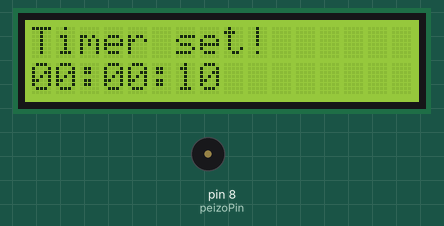
This sketch was run on a simulated Arduino Uno, built with avr-gcc and run on an emulated ATmega328P. Parts: 16×2 character LCD, buzzer (waves = sounding).

Above: at 0.1 s.
At 5.1 s:
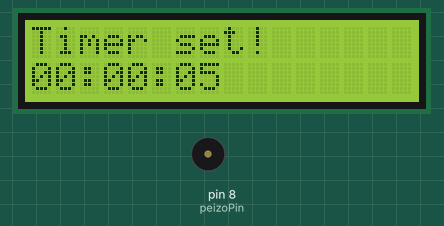
At 10.1 s:
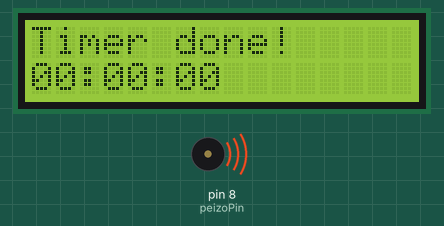
At 11.6 s:
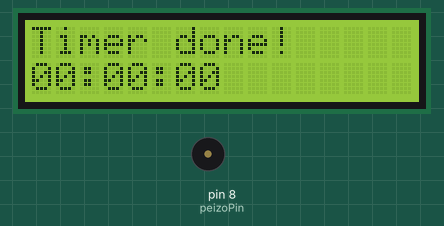
Timing chart, 0 to 13.1 s (numbered marks = the images above):
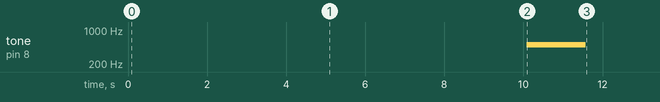

Measured:
- by itself, tone on pin 8 (peizoPin): silent → 500 Hz at 10.1 s, → silent 1.5 s later
- what the display in image 1 shows lasts 1.0 s, from 5.1 s to 6.1 s

The sketch:

noRTCNoInput.ino
```cpp
#include <LiquidCrystal.h>
LiquidCrystal lcd(12, 11, 5, 4, 3, 2);

const int peizoPin = 8;
int timer = 10;
bool done = false;

void setup() {
  lcd.begin(16, 2);
  pinMode(peizoPin, OUTPUT);
  lcd.print("Timer set!");
  lcd.setCursor(0, 1);
  lcd.print("00:00:10");
}

void loop() {
  while (timer > 0) {
    delay(1000);
    timer -= 1;
    lcd.setCursor(0, 1);
    lcd.print("00:00:0");
    lcd.print(String(timer));

  }
  if (!done) {
    lcd.setCursor(0, 0);
    lcd.print("Timer done!");
    callPeizo();
    done = true;
  }

}


void callPeizo() {
  tone(peizoPin, 500, 1500);
}
```
